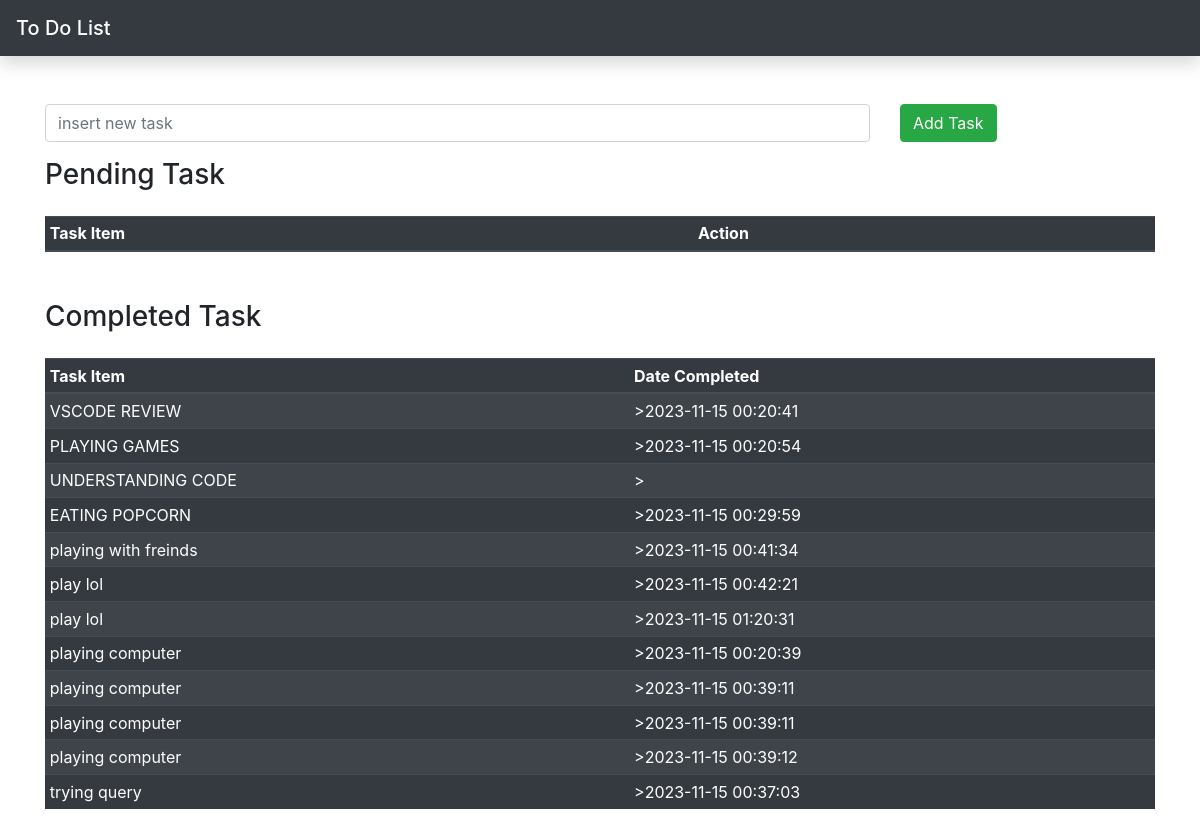
The page / on the database its author committed.
### php/functions.php (called while the page is built, shortened)
<?php
function viewTable(){
  $view = new view();
  $view->viewData();
  $view->viewCompletedData();
}
?>

### class/view.php (the view, shortened to what this page needs)
<?php
class view extends config{
    public function viewData(){
            echo "<h3 class='mb-4'> Pending Task </h3>";
            echo "<table class='table table-dark table-striped table-sm'>";
            echo "<thead>
                    <tr>
                     <th>Task Item</th>
                     <th>Action</th>
                    </tr>
                  </thead><tbody></tbody>";
            echo "</table></tbody>";
    }
    public function viewCompletedData(){
        $con = $this->con();
        $sql = "SELECT * FROM `tbl-todolist` WHERE `status` = 'COMPLETED'";
        $data = $con->prepare($sql);
        $data->execute();
        $result = $data->fetchAll(PDO::FETCH_ASSOC);
        echo "<h3 class='mb-4 mt-5'> Completed Task </h3>";
        echo "<table class='table table-dark table-striped table-sm'>";
        echo "<thead>
                <tr>
                 <th>Task Item</th>
                 <th>Date Completed</th>
                </tr>
              </thead><tbody></tbody>";
              foreach($result as $data){
                 echo "<tr>";
                 echo "<td>$data[item]</td>";
                 echo "<td>>$data[date_completed]</td>";
                 echo "</tr>";
              }
        echo "</table></tbody>";
}
}
?>

### index.php (shortened to what this page needs)
<!doctype html>
<html lang="en">
  <head>
    <link rel="stylesheet" href="https://cdn.jsdelivr.net/npm/bootstrap@4.6.2/dist/css/bootstrap.min.css">
  </head>
  <body>
    <nav class="navbar navbar-dark bg-dark shadow">
        <span class="navbar-brand mb-0 h1">To Do List</span>
    </nav>
    <div class="container mt-5">
        <form action="" method="GET">
         <div class="row">
            <div class="col-md-9 form-group">
            <input class="form-control" type="text" name="item" placeholder="insert new task" required/>
            </div>
            <div class="col-md">
                <input class="btn btn-success" type="submit" value="Add Task"/>
            </div>
         </div>
        </form>
        <?php viewTable();?>
    </div>
  </body>
</html>

### rows shown on the page
tbl-todolist: item "VSCODE REVIEW", date_completed "2023-11-15 00:20:41"
tbl-todolist: item "PLAYING GAMES", date_completed "2023-11-15 00:20:54"
tbl-todolist: item "UNDERSTANDING CODE"
tbl-todolist: item "EATING POPCORN", date_completed "2023-11-15 00:29:59"
tbl-todolist: item "playing with freinds", date_completed "2023-11-15 00:41:34"
tbl-todolist: item "play lol", date_completed "2023-11-15 00:42:21"
tbl-todolist: item "play lol", date_completed "2023-11-15 01:20:31"
tbl-todolist: item "playing computer", date_completed "2023-11-15 00:20:39"
tbl-todolist: item "playing computer", date_completed "2023-11-15 00:39:11"
tbl-todolist: item "playing computer", date_completed "2023-11-15 00:39:11"
tbl-todolist: item "playing computer", date_completed "2023-11-15 00:39:12"
tbl-todolist: item "trying query", date_completed "2023-11-15 00:37:03"
